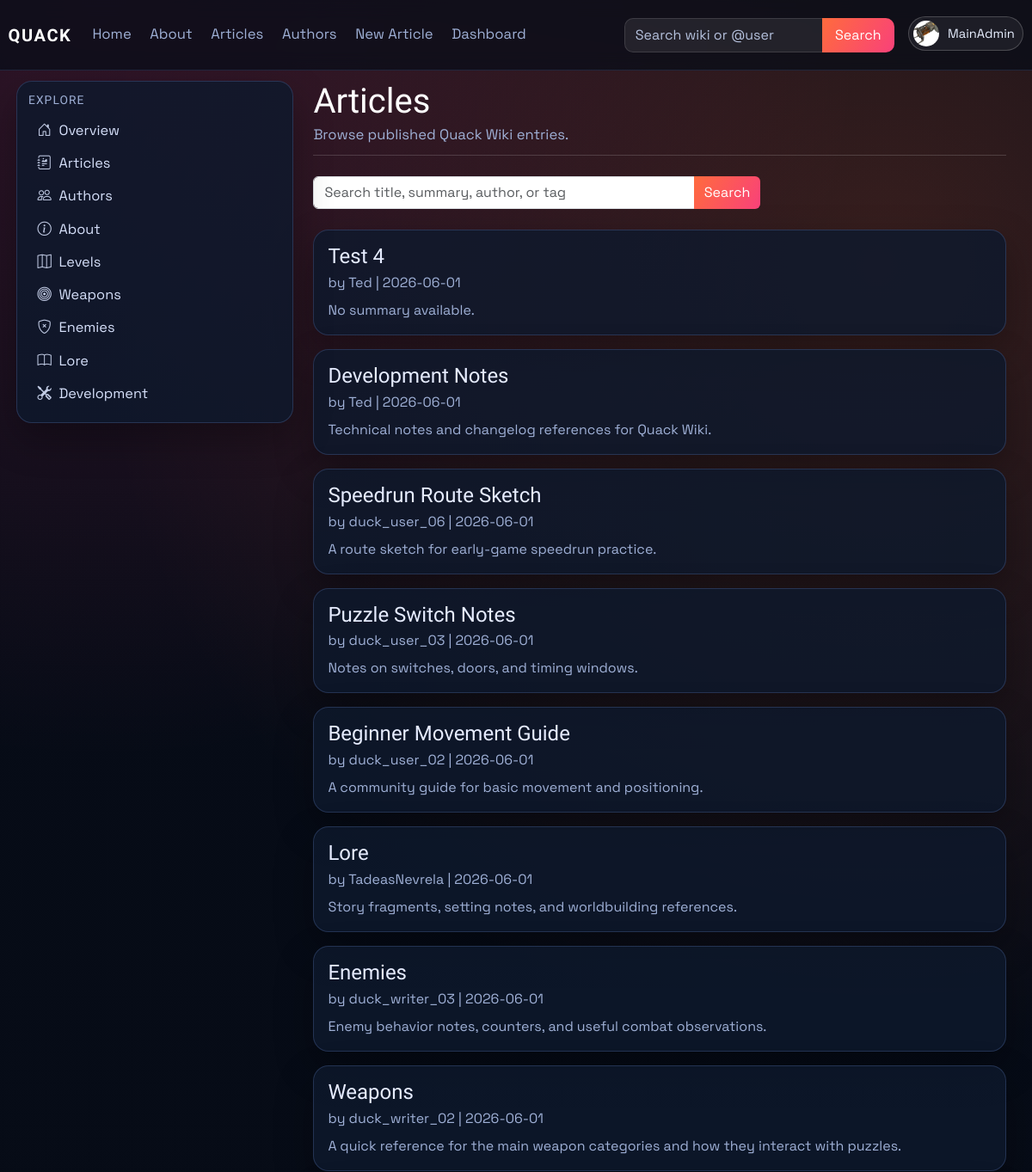
Page /articles (signed in, upper part) on the earlier database version.
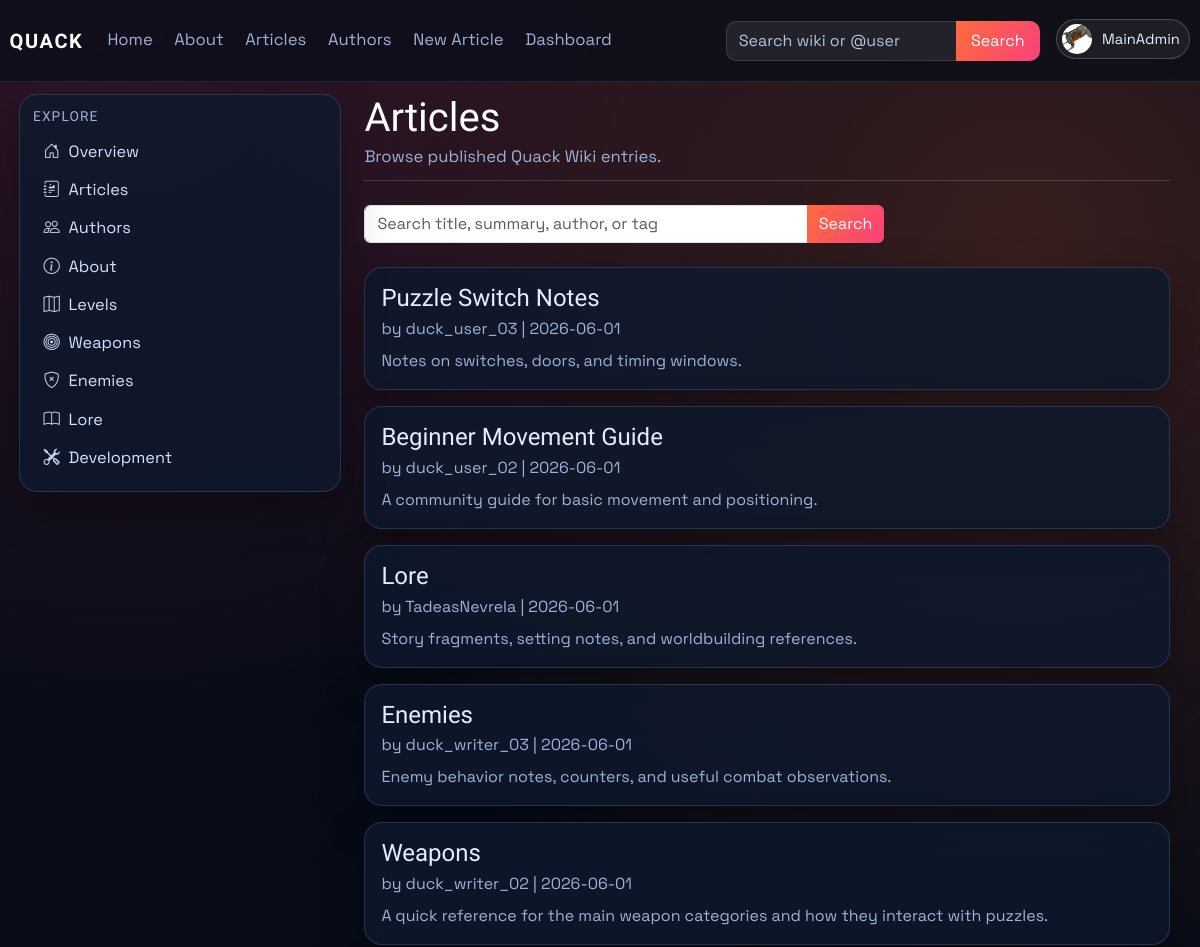
Same page on the later database version.
### models.py (models this page shows, shortened)
class Article(db.Model):
    id = db.Column(db.Integer, primary_key=True)
    title = db.Column(db.String(120), unique=True, nullable=False)
    author = db.Column(db.String(120), nullable=False)
    created_at = db.Column(db.DateTime, default=datetime.utcnow)
    image_url = db.Column(db.String(120), default='default.png')
    summary = db.Column(db.Text)
    content = db.Column(db.Text, nullable=False)
    infobox_data = db.Column(db.Text, nullable=True)
    tags = db.Column(db.JSON, default=list)
    status = db.Column(db.String(20), default='pending', nullable=False)
    approved_by = db.Column(db.String(120), nullable=True)
    approved_at = db.Column(db.DateTime, nullable=True)
    is_archived = db.Column(db.Boolean, default=False, nullable=False)
    archived_at = db.Column(db.DateTime, nullable=True)

class User(db.Model, UserMixin):
    id = db.Column(db.Integer, primary_key=True)
    username = db.Column(db.String(120), unique=True, nullable=False)
    email = db.Column(db.String(120), unique=True, nullable=False)
    password_hash = db.Column(db.String(128), nullable=False)
    profile_image_url = db.Column(db.String(120), nullable=True)
    public_display_name = db.Column(db.String(80), nullable=True)
    public_bio = db.Column(db.Text, nullable=True)
    created_at = db.Column(db.DateTime, default=datetime.utcnow)
    role = db.Column(db.String(30), default='user')
    is_archived = db.Column(db.Boolean, default=False, nullable=False)
    archived_at = db.Column(db.DateTime, nullable=True)

### main.py (the view)
@app.route('/articles')
def articles():
    search = (request.args.get('q') or '').strip()
    query = Article.query.filter(
        Article.is_archived.is_(False),
        func.lower(func.trim(Article.status)) == 'approved',
    )
    article_list = query.order_by(Article.created_at.desc()).all()
    article_list = [article_obj for article_obj in article_list if article_is_public(article_obj)]
    if search:
        article_list = [article_obj for article_obj in article_list if article_matches_search(article_obj, search)]
    article_links = {article.id: article_public_url(article) for article in article_list}
    author_users = active_users_by_username(article.author for article in article_list)
    return render_template(
        'articles.html',
        articles=article_list,
        search=search,
        article_links=article_links,
        author_users=author_users,
    )

### main.py (called while the page is built)
def get_site_settings():
    settings = SiteSettings.query.get(1)
    if not settings:
        settings = SiteSettings(id=1)
        db.session.add(settings)
        db.session.commit()
    return settings

@app.context_processor
def inject_site_settings():
    return {'site_settings': get_site_settings()}

@login_manager.user_loader
def load_user(user_id):
    user = User.query.get(int(user_id))
    if user and user.is_archived:
        return None
    return user

def article_public_url(article_obj: Article) -> str:
    if article_has_tag(article_obj, static_page_tag('about-us')):
        return url_for('about')
    return url_for('article', article_title=article_obj.title)

def normalize_identity(value: str) -> str:
    ascii_value = unicodedata.normalize('NFKD', value or '').encode('ascii', 'ignore').decode('ascii')
    return re.sub(r'[^a-z0-9]+', '', ascii_value.lower())

def article_is_public(article_obj: Article) -> bool:
    if not article_obj or article_obj.is_archived or article_obj.status != 'approved':
        return False
    return bool(find_user_for_article_author(article_obj.author))

def static_page_tag(page_key: str) -> str:
    return f"page:{page_key.strip().lower()}"

### templates/articles.html (shortened to what this page needs)
{% extends "_base.html" %}
{% block content %}
<div class="container-fluid px-0 article-wiki">
    <header class="article-header mb-4">
        <h1 class="article-title">Articles</h1>
        <p class="article-meta mb-0">Browse published Quack Wiki entries.</p>
    </header>
    <form method="GET" action="{{ url_for('articles') }}" class="mb-4" style="max-width: 520px;">
        <div class="input-group">
            <input class="form-control" type="search" name="q" value="{{ search }}" placeholder="Search title, summary, author, or tag">
            <button class="btn btn-brand" type="submit">Search</button>
        </div>
    </form>
    <section class="row g-3">
        {% for article in articles %}
        <div class="col-12">
            <article class="card p-3">
                <h4 class="mb-1"><a href="{{ article_links[article.id] }}">{{ article.title }}</a></h4>
                <p class="article-meta mb-2">
                    by
                    {% set author_user = author_users.get(article.author) %}
                    {% if author_user %}
                    <a href="{{ url_for('public_profile', username=author_user.username) }}">{{ author_user.public_display_name or author_user.username }}</a>
                    {% else %}
                    {{ article.author }}
                    {% endif %}
                    | {{ article.created_at.strftime('%Y-%m-%d') if article.created_at else "Unknown date" }}
                </p>
                <p class="mb-0">{{ article.summary or "No summary available." }}</p>
            </article>
        </div>
        {% else %}
        <div class="col-12">
            <div class="card p-4">
                <p class="mb-0 text-muted">No published articles found.</p>
            </div>
        </div>
        {% endfor %}
    </section>
</div>
{% endblock %}

### templates/partials/tag_link.html
{% macro tag_article_link(tag, label, icon='', class_name='') -%}
<a href="{{ url_for('about') if tag == 'about-us' else url_for('tagged_article', tag=tag) }}"{% if class_name %} class="{{ class_name }}"{% endif %}>
    {% if icon %}<i class="{{ icon }} sidebar-icon"></i>{% endif %}{{ label }}
</a>
{%- endmacro %}

### templates/partials/navbar.html (shortened to what this page needs)
{% from "partials/tag_link.html" import tag_article_link %}
<nav class="navbar navbar-expand-lg main-nav">
    <div class="container-fluid nav-wrap">
        <a class="navbar-brand brand-mark" href="{{ url_for('index') }}">QUACK</a>
        <div class="collapse navbar-collapse" id="navbarNav">
            <ul class="navbar-nav me-auto nav-links">
                <li class="nav-item"><a class="nav-link" href="{{ url_for('index') }}">Home</a></li>
                <li class="nav-item">{{ tag_article_link('about-us', 'About', class_name='nav-link') }}</li>
                <li class="nav-item"><a class="nav-link" href="{{ url_for('articles') }}">Articles</a></li>
                <li class="nav-item"><a class="nav-link" href="{{ url_for('authors') }}">Authors</a></li>
                <li class="nav-item"><a class="nav-link" href="{{ url_for('create_article') }}">New Article</a></li>
                {% if current_user.is_authenticated and current_user.role == "admin" %}
                <li class="nav-item"><a class="nav-link" href="{{ url_for('dashboard_users') }}">Dashboard</a></li>
                {% elif current_user.is_authenticated and current_user.role == "writer" %}
                <li class="nav-item"><a class="nav-link" href="{{ url_for('dashboard_articles') }}">Articles</a></li>
                {% endif %}
            </ul>
            <ul class="navbar-nav ms-auto align-items-lg-center nav-tools">
                <li class="nav-item nav-search-wrap">
                    <form class="nav-search" method="GET" action="{{ url_for('site_search') }}">
                        {% set nav_query = request.args.get('q', '') %}
                        {% if request.endpoint == 'authors' and request.args.get('all') == '1' and nav_query %}
                            {% set nav_query = '@' ~ nav_query %}
                        {% elif request.endpoint not in ['articles', 'authors'] %}
                            {% set nav_query = '' %}
                        {% endif %}
                        <input class="form-control" type="search" name="q" value="{{ nav_query }}" placeholder="Search wiki or @user">
                        <button class="btn btn-brand" type="submit">Search</button>
                    </form>
                </li>
                {% if current_user.is_authenticated %}
                <li class="nav-item dropdown ms-lg-3">
                    <a class="profile-trigger" href="#" role="button" data-bs-toggle="dropdown" aria-expanded="false">
                        {% if current_user.profile_image_url %}
                        <img class="profile-avatar profile-avatar-img" src="{{ url_for('static', filename='img/' ~ current_user.profile_image_url) }}" alt="{{ current_user.username }} profile picture">
                        {% else %}
                        <span class="profile-avatar">{{ current_user.username[0]|upper }}</span>
                        {% endif %}
                        <span class="profile-name">{{ current_user.username }}</span>
                    </a>
                </li>
                {% else %}
                <li class="nav-item ms-lg-3">
                    <a class="btn btn-outline-light nav-login-btn" href="{{ url_for('login') }}">Login</a>
                </li>
                {% endif %}
            </ul>
        </div>
    </div>
</nav>

Differences in the rows shown:
no longer on this page (row edited): Article: title "Test 4", {{ author_user.public_display_name or author_user.username }} "Ted", created_at "2026-06-01", summary "No summary available."
no longer on this page (row edited): Article: title "Development Notes", {{ author_user.public_display_name or author_user.username }} "Ted", created_at "2026-06-01", summary "Technical notes and changelog references for Quack Wiki."
no longer on this page (row edited): Article: title "Speedrun Route Sketch", created_at "2026-06-01", summary "A route sketch for early-game speedrun practice."
no longer on this page (row unchanged): User: public_display_name+username "duck_user_06"
